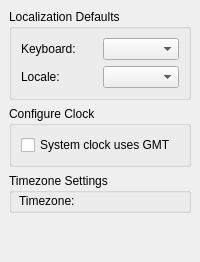
     <widget class="QWidget" name="Step_7">
      <layout class="QGridLayout">
       <property name="margin">
        <number>9</number>
       </property>
       <property name="spacing">
        <number>6</number>
       </property>
       <item row="1" column="0">
        <widget class="QGroupBox" name="setClockBox">
         <property name="sizePolicy">
          <sizepolicy hsizetype="MinimumExpanding" vsizetype="Minimum">
           <horstretch>0</horstretch>
           <verstretch>0</verstretch>
          </sizepolicy>
         </property>
         <property name="title">
          <string>Configure Clock</string>
         </property>
         <property name="flat">
          <bool>false</bool>
         </property>
         <layout class="QGridLayout">
          <property name="margin">
           <number>9</number>
          </property>
          <property name="spacing">
           <number>6</number>
          </property>
          <item row="0" column="0" colspan="2">
           <widget class="QCheckBox" name="gmtCheckBox">
            <property name="text">
             <string>System clock uses GMT</string>
            </property>
           </widget>
          </item>
         </layout>
        </widget>
       </item>
       <item row="3" column="0">
        <spacer>
         <property name="orientation">
          <enum>Qt::Vertical</enum>
         </property>
         <property name="sizeHint" stdset="0">
          <size>
           <width>20</width>
           <height>40</height>
          </size>
         </property>
        </spacer>
       </item>
       <item row="0" column="0">
        <widget class="QGroupBox" name="localeBox">
         <property name="sizePolicy">
          <sizepolicy hsizetype="MinimumExpanding" vsizetype="Minimum">
           <horstretch>0</horstretch>
           <verstretch>0</verstretch>
          </sizepolicy>
         </property>
         <property name="title">
          <string>Localization Defaults</string>
         </property>
         <layout class="QGridLayout">
          <property name="margin">
           <number>9</number>
          </property>
          <property name="spacing">
           <number>6</number>
          </property>
          <item row="1" column="0">
           <widget class="QLabel" name="localeLabel">
            <property name="sizePolicy">
             <sizepolicy hsizetype="MinimumExpanding" vsizetype="Minimum">
              <horstretch>0</horstretch>
              <verstretch>0</verstretch>
             </sizepolicy>
            </property>
            <property name="font">
             <font/>
            </property>
            <property name="text">
             <string>Locale:</string>
            </property>
            <property name="wordWrap">
             <bool>false</bool>
            </property>
           </widget>
          </item>
          <item row="1" column="1">
           <widget class="QComboBox" name="localeCombo">
            <property name="sizePolicy">
             <sizepolicy hsizetype="MinimumExpanding" vsizetype="Minimum">
              <horstretch>0</horstretch>
              <verstretch>0</verstretch>
             </sizepolicy>
            </property>
           </widget>
          </item>
          <item row="0" column="1">
           <widget class="QComboBox" name="keyboardCombo">
            <property name="sizePolicy">
             <sizepolicy hsizetype="MinimumExpanding" vsizetype="Minimum">
              <horstretch>0</horstretch>
              <verstretch>0</verstretch>
             </sizepolicy>
            </property>
           </widget>
          </item>
          <item row="0" column="0">
           <widget class="QLabel" name="keyboardLabel">
            <property name="sizePolicy">
             <sizepolicy hsizetype="MinimumExpanding" vsizetype="Minimum">
              <horstretch>0</horstretch>
              <verstretch>0</verstretch>
             </sizepolicy>
            </property>
            <property name="font">
             <font/>
            </property>
            <property name="text">
             <string>Keyboard:</string>
            </property>
            <property name="wordWrap">
             <bool>false</bool>
            </property>
           </widget>
          </item>
         </layout>
        </widget>
       </item>
       <item row="2" column="0">
        <widget class="QGroupBox" name="tzBox">
         <property name="sizePolicy">
          <sizepolicy hsizetype="MinimumExpanding" vsizetype="Minimum">
           <horstretch>0</horstretch>
           <verstretch>0</verstretch>
          </sizepolicy>
         </property>
         <property name="minimumSize">
          <size>
           <width>0</width>
           <height>40</height>
          </size>
         </property>
         <property name="title">
          <string>Timezone Settings</string>
         </property>
         <widget class="QLabel" name="tzLabel">
          <property name="geometry">
           <rect>
            <x>10</x>
            <y>20</y>
            <width>193</width>
            <height>15</height>
           </rect>
          </property>
          <property name="text">
           <string>Timezone:</string>
          </property>
         </widget>
         <widget class="QComboBox" name="timezoneCombo">
          <property name="geometry">
           <rect>
            <x>210</x>
            <y>10</y>
            <width>193</width>
            <height>23</height>
           </rect>
          </property>
         </widget>
        </widget>
       </item>
      </layout>
     </widget>
